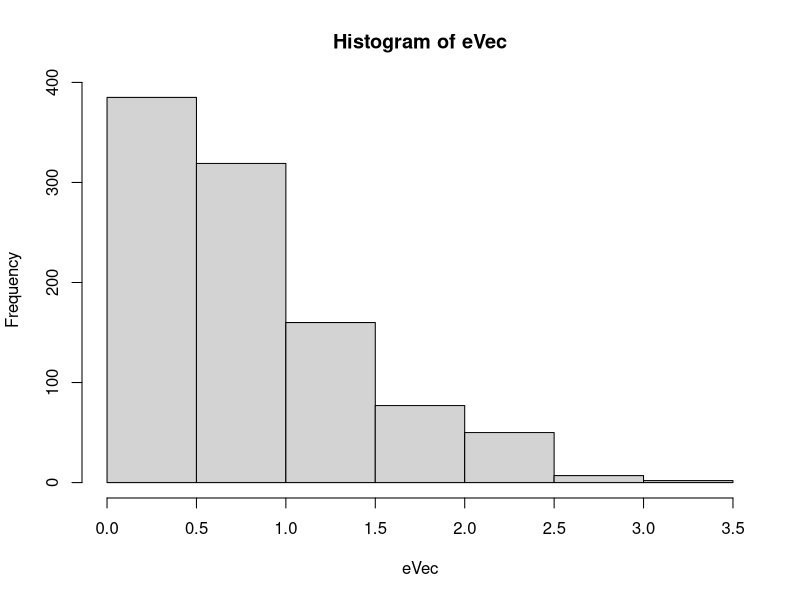
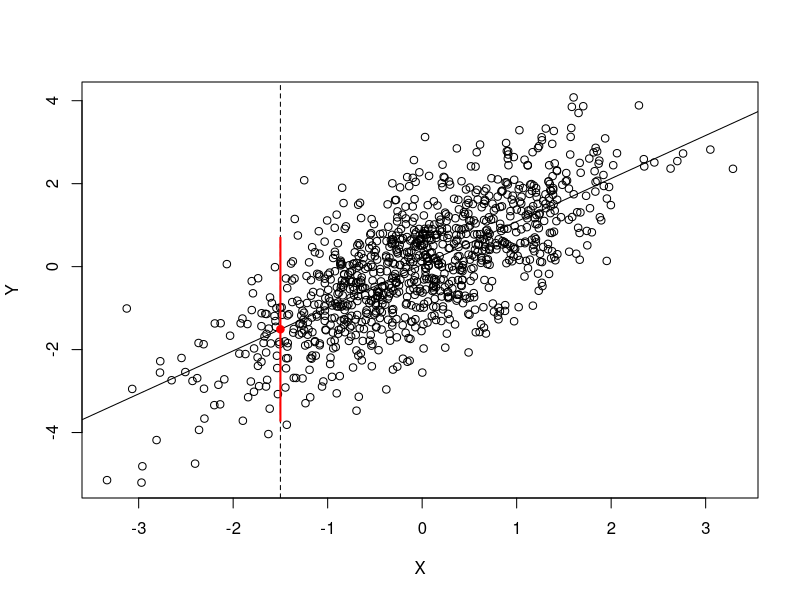
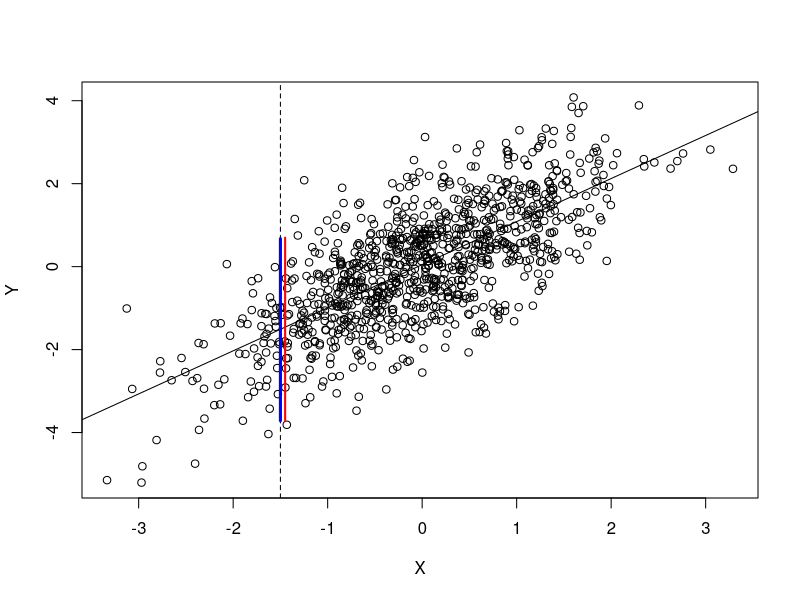
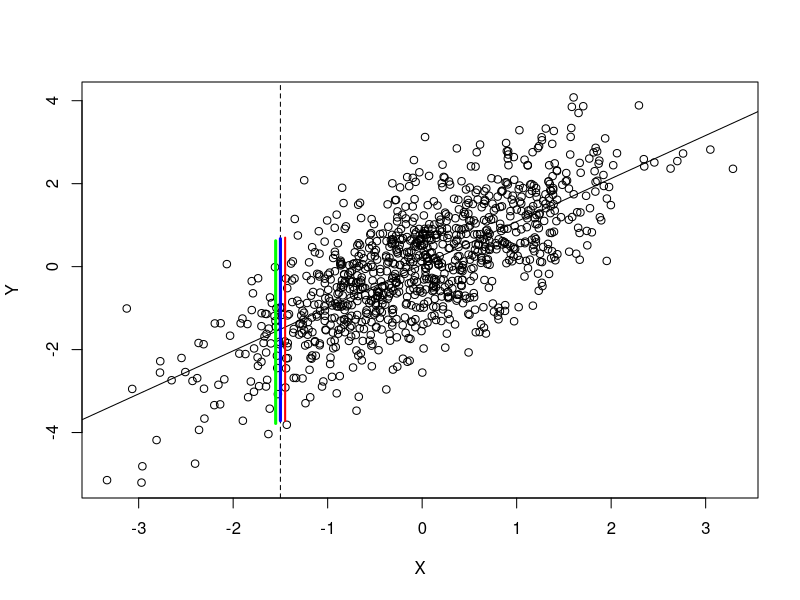

Here is the R script that generated these plots, in order:
## ---- chunk 1

set.seed(12345)
n <- 1000
U <- rnorm(n)

X <- rnorm(n)
Y <- X + U
regData <- data.frame(X,Y)
fitlm <- lm(Y~X, data=regData)
eVec <- abs(fitlm$residuals)
hist(eVec)

plot(X,Y)
Xnew <- -1.5
abline(fitlm)
abline(v=Xnew, lty="dashed")
muHat <- predict(fitlm, newdata=data.frame(X=Xnew))
points(Xnew, muHat, pch=19, col="red")
C.X <- c(muHat-quantile(eVec, .975), muHat+quantile(eVec, .975))
points(rep(Xnew, 2), C.X, type="l", col="red", lwd=2)

nEval <- 200
yCand <- seq(from=min(Y), to=max(Y), length=nEval)

confPredict <- function(y, Xin){
  nData <- nrow(regData)  
  regData.a <- rbind(regData,c(Xin, y))
  fitlm.a <- lm(Y~X, data=regData.a)
  resOut <- abs(fitlm.a$residuals)
  resOut_new <- resOut[length(resOut)]
  pi.y <- mean(apply(as.matrix(resOut),
        1,
        function(x){x<=resOut_new}))
  testResult <- pi.y*(nData+1) <= ceiling(.975*(nData+1))
  return(testResult)
}

Cxa <- range(yCand[sapply(yCand, confPredict, Xin=Xnew)])

plot(X,Y)
abline(fitlm)
abline(v=Xnew, lty="dashed")
points(rep((Xnew+.05), 2), C.X, type="l", col="red", lwd=2)
points(rep(Xnew, 2), Cxa, type="l", col="blue", lwd=3)

## ---- chunk 2
splitConfPredict <- function(Xin){
  nData <- nrow(regData)
  regData$index <- 1:nData
  regData$split <- 1
  regData$split[sample(regData$index, floor(nrow(regData)/2), replace=F)] <- 2
  fitlm.spl <- lm(Y~X, data=subset(regData, split==1))
  resOut <- abs(subset(regData, split==2)$Y - predict(fitlm.spl,
                                         newdata=subset(regData, split==2)))
  kOut <- ceiling(((nData/2)+1)*(.975))
  resUse <- resOut[order(resOut)][kOut]
  Y.hat <- predict(fitlm.spl, newdata=data.frame(X=Xin))
  C.split <- c(Y.hat-resUse,Y.hat+resUse)
  return(C.split)
}

plot(X,Y)
abline(fitlm)
abline(v=Xnew, lty="dashed")
points(rep((Xnew+.05), 2), C.X, type="l", col="red", lwd=2)
points(rep(Xnew, 2), Cxa, type="l", col="blue", lwd=3)
points(rep(Xnew-.05, 2), splitConfPredict(Xnew), type="l", col="green", lwd=3)
